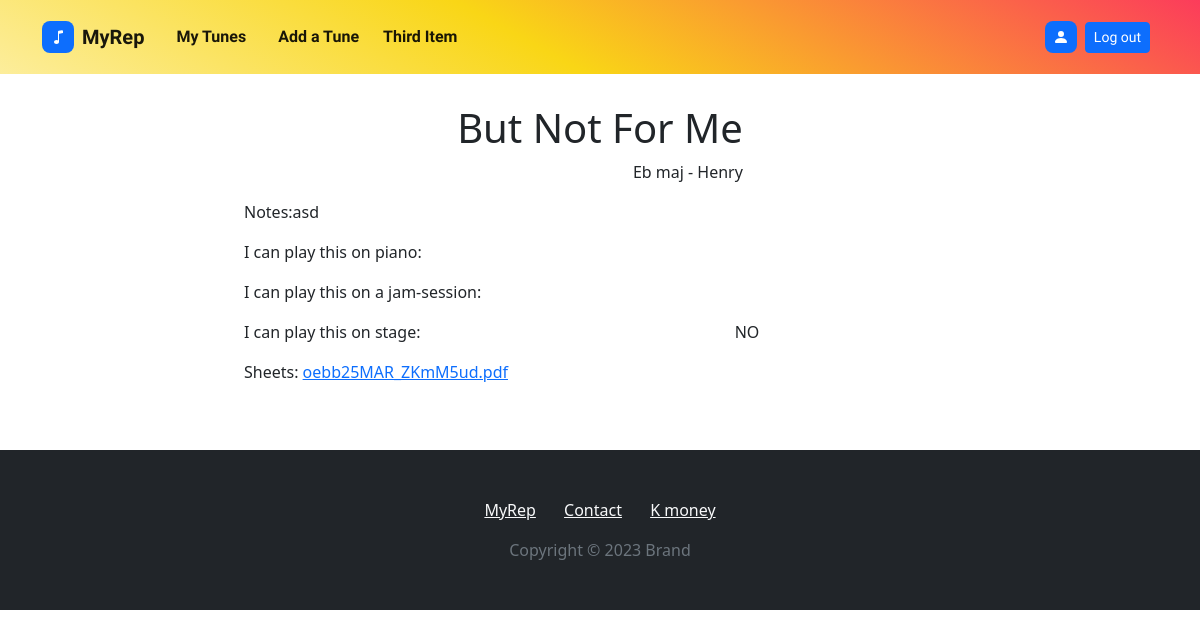
Screenshot of /tunes/1/2/ (signed in) with the database file from the repository.
### tunes/models.py (models this page shows, shortened)
class UserTune(models.Model):
    user = models.ForeignKey(settings.AUTH_USER_MODEL, on_delete=models.CASCADE)
    tune = models.ForeignKey(Tune, on_delete=models.CASCADE)
    notes = models.TextField(max_length=400,null=True,blank=True)
    playonpiano = models.BooleanField(default=False)
    playonjamsession = models.BooleanField(default=False)
    playonstage = models.BooleanField(default=False)
    havesheet = models.BooleanField(default=False)
    sheet = models.FileField(upload_to= tunes_user_directory_path , blank=True, null=True, validators=[validate_file_extension])
    updated = models.DateField(auto_now=True)
    created = models.DateField(auto_now_add=True)
    public = models.BooleanField(default=False)
    objects = UserTuneManager()
    @property
    def filename(self):
        return os.path.basename(self.sheet.name)

class Tune(models.Model):
    KEY_CHOICHES = (
        ('C maj','C maj'), ('G maj','G maj'), ('D maj','D maj'), ('A maj','A maj'), ('E maj','E maj'), ('F maj','F maj'),
        ('B maj','B maj'), ('Cb maj','Cb maj'), ('Gb maj','Gb maj'), ('F# maj','F# maj'), ('Db maj','Db maj'),
        ('C# maj','C# maj'), ('Ab maj','Ab maj'), ('Eb maj','Eb maj'), ('Bb maj','Bb maj')
    )
    name = models.CharField(max_length=100)
    composer = models.CharField(max_length=100, null=True, blank=True)
    key = models.CharField(max_length=15, null=True, blank=True, choices=KEY_CHOICHES)
    genre = models.CharField(max_length=100, null=True, blank=True)

### tunes/views.py (the view)
# urls.py: path('tunes/<int:pk>/<int:id>/', usertune_detail_view, name='tunes-detail-view'),
def usertune_detail_view(request, pk, id):
    User = get_user_model()
    user = User.objects.get(id=pk)
    usertune = get_object_or_404(UserTune, id=id, user=user)
    context = {
        'usertune':usertune
    }
    if all([request.user != usertune.user, usertune.public == False ]):
        return redirect('home-view')
    return render(request, 'pages/usertune_detail.html', context)

### accounts/models.py (called while the page is built)
    @property
    def is_active(self):
        return self.active

### templates/pages/usertune_detail.html (shortened to what this page needs)
<!DOCTYPE html>
<html lang="en">
{% extends "main/main.html" %}
{% load static %}
{% block content %}
<head>
    <link rel="stylesheet" href="{% static 'assets/bootstrap/css/bootstrap.min.css' %} ">
</head>
<body>
    <div class="container">
        <div class="row">
            <div class="col d-flex d-xxl-flex justify-content-center align-items-center justify-content-xxl-center align-items-xxl-center">
                <div>
                    <h1>{{usertune.tune.name|title}}</h1>
                    <p class="text-end">{{usertune.tune.key}} - {{usertune.tune.composer}} </p>
                </div>
            </div>
        </div>
        <div class="row">
            <div class="col">
                <div class="row">
                    <div class="col">
                        {% if usertune.notes %}
                        <p>Notes:{{usertune.notes}}</p>
                        {% else %}
                        <p>You can add a note in Edit.</p>
                        {% endif %}
                    </div>
                </div>
                <div class="row">
                    <div class="col-8">
                        <p>I can play this on piano:</p>
                    </div>
                    <div class="col">{% if usertune.playonpiano %}<i class="fas fa-check"></i>{% else %}{% endif %}</div>
                </div>
                <div class="row">
                    <div class="col-8">
                        <p>I can play this on a jam-session:</p>
                    </div>
                    <div class="col">{% if usertune.playonjamsession %}{% else %}<i class="fas fa-times"></i>{% endif %}</div>
                </div>
                <div class="row">
                    <div class="col-8">
                        <p>I can play this on stage:</p>
                    </div>
                    <div class="col">{% if usertune.playonstage %}YES<i class="fas fa-check"></i>{% else %}NO{% endif %}</div>
                </div>
                {% if usertune.sheet %}
                <div class="row">
                    <div class="col-8">
                        <p>Sheets: <a href={% url 'usertune-sheet-view' usertune.user.id usertune.id  %} target='blank'>  {{usertune.filename}}</a></p>
                    </div>
                </div>
                {% else %}
                <div class="row">
                    <div class="col-8">
                        <p>Add a sheet in the Edit.</p>
                    </div>
                </div>
                {% endif %}
            </div>
        </div>
    </div>
</body>
</html>
{% endblock content %}

### rows the page displays
UserTune: tune.name "But Not For Me", tune.key "Eb maj", tune.composer "Henry", notes "asd", filename "oebb25MAR_ZKmM5ud.pdf"
